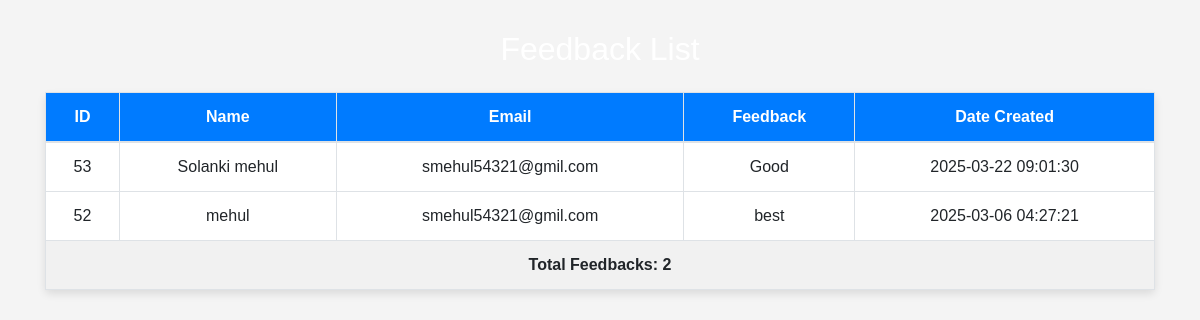
The app's page /admin/maintenance/feedback.php with its own data.
### tables this page shows
CREATE TABLE `feedback` (
  `id` int(11) NOT NULL,
  `name` varchar(100) NOT NULL,
  `email` varchar(100) NOT NULL,
  `feedback` text NOT NULL,
  `created_at` timestamp NOT NULL DEFAULT current_timestamp()
);

### admin/maintenance/feedback.php (the view, shortened to what this page needs)
<?php
$conn = new mysqli("localhost", "root", "", "pet_shop_db");
$sql = "SELECT id, name, email, feedback, created_at FROM feedback ORDER BY created_at DESC";
$result = $conn->query($sql);
?>
<!DOCTYPE html>
<html lang="en">
<head>
    <link href="https://stackpath.bootstrapcdn.com/bootstrap/4.3.1/css/bootstrap.min.css" rel="stylesheet">
    <link href="https://cdnjs.cloudflare.com/ajax/libs/font-awesome/5.15.3/css/all.min.css" rel="stylesheet">
</head>
<body>
    <div class="container">
        <h2 class="text-center mb-4">Feedback List</h2>
        <?php if ($result->num_rows > 0) : ?>
            <table class="table table-bordered">
                <thead>
                    <tr>
                        <th>ID</th>
                        <th>Name</th>
                        <th>Email</th>
                        <th>Feedback</th>
                        <th>Date Created</th>
                    </tr>
                </thead>
                <tbody>
                    <?php while ($row = $result->fetch_assoc()) : ?>
                        <tr>
                            <td><?php echo $row['id']; ?></td>
                            <td><?php echo $row['name']; ?></td>
                            <td><?php echo $row['email']; ?></td>
                            <td><?php echo nl2br($row['feedback']); ?></td>
                            <td><?php echo $row['created_at']; ?></td>
                        </tr>
                    <?php endwhile; ?>
                </tbody>
                <tfoot>
                    <tr>
                        <td colspan="5" class="text-center">Total Feedbacks: <?php echo $result->num_rows; ?></td>
                    </tr>
                </tfoot>
            </table>
        <?php else : ?>
            <p class="text-center">No feedback found.</p>
        <?php endif; ?>
    </div>
</body>
</html>

### admin/maintenance/feedback.php (style rules this page uses)
.text-center { color:; }
body { background-color: #f4f4f4; font-family: Arial, sans-serif; }
.container { margin-top: 30px; }
.table th, .table td { text-align: center; }
.table { background-color: white; border-radius: 5px; box-shadow: 0 4px 8px rgba(0, 0, 0, 0.1); }
.table thead { background-color: #007bff; color: white; }
.table tfoot { font-weight: bold; background-color: #f1f1f1; }
h2 { color: white; }

### records on screen
feedback: id "53", name "Solanki mehul", email "smehul54321@gmil.com", feedback "Good", created_at "2025-03-22 09:01:30"
feedback: id "52", name "mehul", email "smehul54321@gmil.com", feedback "best", created_at "2025-03-06 04:27:21"

### other values on screen
$result->num_rows "2"
